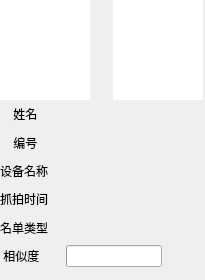
<?xml version="1.0" encoding="UTF-8"?>
<ui version="4.0">
 <class>Recognition</class>
 <widget class="QWidget" name="Recognition">
  <property name="geometry">
   <rect>
    <x>0</x>
    <y>0</y>
    <width>205</width>
    <height>280</height>
   </rect>
  </property>
  <property name="sizePolicy">
   <sizepolicy hsizetype="Expanding" vsizetype="Minimum">
    <horstretch>0</horstretch>
    <verstretch>0</verstretch>
   </sizepolicy>
  </property>
  <property name="minimumSize">
   <size>
    <width>200</width>
    <height>280</height>
   </size>
  </property>
  <property name="maximumSize">
   <size>
    <width>217</width>
    <height>280</height>
   </size>
  </property>
  <property name="windowTitle">
   <string>Recognition</string>
  </property>
  <property name="styleSheet">
   <string notr="true"/>
  </property>
  <layout class="QGridLayout" name="gridLayout">
   <property name="leftMargin">
    <number>0</number>
   </property>
   <property name="topMargin">
    <number>0</number>
   </property>
   <property name="rightMargin">
    <number>2</number>
   </property>
   <property name="bottomMargin">
    <number>10</number>
   </property>
   <property name="spacing">
    <number>0</number>
   </property>
   <item row="4" column="0" colspan="3">
    <layout class="QHBoxLayout" name="horizontalLayout_5">
     <item>
      <widget class="QLabel" name="label_8">
       <property name="minimumSize">
        <size>
         <width>60</width>
         <height>0</height>
        </size>
       </property>
       <property name="maximumSize">
        <size>
         <width>55</width>
         <height>16777215</height>
        </size>
       </property>
       <property name="text">
        <string>抓拍时间</string>
       </property>
      </widget>
     </item>
     <item>
      <widget class="QLabel" name="label_Time">
       <property name="styleSheet">
        <string notr="true"/>
       </property>
       <property name="text">
        <string/>
       </property>
      </widget>
     </item>
    </layout>
   </item>
   <item row="3" column="0" colspan="3">
    <layout class="QHBoxLayout" name="horizontalLayout_3">
     <item>
      <widget class="QLabel" name="label_6">
       <property name="minimumSize">
        <size>
         <width>60</width>
         <height>0</height>
        </size>
       </property>
       <property name="maximumSize">
        <size>
         <width>55</width>
         <height>16777215</height>
        </size>
       </property>
       <property name="text">
        <string>设备名称</string>
       </property>
      </widget>
     </item>
     <item>
      <widget class="QLabel" name="label_Device">
       <property name="styleSheet">
        <string notr="true"/>
       </property>
       <property name="text">
        <string/>
       </property>
      </widget>
     </item>
    </layout>
   </item>
   <item row="0" column="2">
    <widget class="QLabel" name="label_Lib">
     <property name="minimumSize">
      <size>
       <width>90</width>
       <height>100</height>
      </size>
     </property>
     <property name="maximumSize">
      <size>
       <width>90</width>
       <height>100</height>
      </size>
     </property>
     <property name="styleSheet">
      <string notr="true">background-color: rgb(255, 255, 255);</string>
     </property>
     <property name="text">
      <string/>
     </property>
     <property name="pixmap">
      <pixmap>:/res/SoftIcon/User.png</pixmap>
     </property>
     <property name="scaledContents">
      <bool>true</bool>
     </property>
    </widget>
   </item>
   <item row="1" column="0" colspan="3">
    <layout class="QHBoxLayout" name="horizontalLayout">
     <item>
      <widget class="QLabel" name="label_4">
       <property name="minimumSize">
        <size>
         <width>60</width>
         <height>0</height>
        </size>
       </property>
       <property name="maximumSize">
        <size>
         <width>55</width>
         <height>16777215</height>
        </size>
       </property>
       <property name="text">
        <string>    姓名</string>
       </property>
      </widget>
     </item>
     <item>
      <widget class="QLabel" name="label_Name">
       <property name="styleSheet">
        <string notr="true"/>
       </property>
       <property name="text">
        <string/>
       </property>
      </widget>
     </item>
    </layout>
   </item>
   <item row="2" column="0" colspan="3">
    <layout class="QHBoxLayout" name="horizontalLayout_2">
     <item>
      <widget class="QLabel" name="label_5">
       <property name="minimumSize">
        <size>
         <width>60</width>
         <height>0</height>
        </size>
       </property>
       <property name="maximumSize">
        <size>
         <width>55</width>
         <height>16777215</height>
        </size>
       </property>
       <property name="text">
        <string>    编号</string>
       </property>
      </widget>
     </item>
     <item>
      <widget class="QLabel" name="label_Number">
       <property name="styleSheet">
        <string notr="true"/>
       </property>
       <property name="text">
        <string/>
       </property>
      </widget>
     </item>
    </layout>
   </item>
   <item row="0" column="0">
    <widget class="ClickedLabel" name="label_pic">
     <property name="sizePolicy">
      <sizepolicy hsizetype="Preferred" vsizetype="Preferred">
       <horstretch>80</horstretch>
       <verstretch>100</verstretch>
      </sizepolicy>
     </property>
     <property name="minimumSize">
      <size>
       <width>90</width>
       <height>100</height>
      </size>
     </property>
     <property name="maximumSize">
      <size>
       <width>90</width>
       <height>100</height>
      </size>
     </property>
     <property name="styleSheet">
      <string notr="true">background-color: rgb(255, 255, 255);</string>
     </property>
     <property name="text">
      <string/>
     </property>
     <property name="pixmap">
      <pixmap>:/res/SoftIcon/User.png</pixmap>
     </property>
     <property name="scaledContents">
      <bool>true</bool>
     </property>
    </widget>
   </item>
   <item row="5" column="0" colspan="3">
    <layout class="QHBoxLayout" name="horizontalLayout_4">
     <item>
      <widget class="QLabel" name="label_7">
       <property name="minimumSize">
        <size>
         <width>60</width>
         <height>0</height>
        </size>
       </property>
       <property name="maximumSize">
        <size>
         <width>55</width>
         <height>16777215</height>
        </size>
       </property>
       <property name="text">
        <string>名单类型</string>
       </property>
      </widget>
     </item>
     <item>
      <widget class="QLabel" name="label_Type">
       <property name="styleSheet">
        <string notr="true"/>
       </property>
       <property name="text">
        <string/>
       </property>
      </widget>
     </item>
    </layout>
   </item>
   <item row="6" column="0" colspan="3">
    <layout class="QHBoxLayout" name="horizontalLayout_6">
     <item>
      <widget class="QLabel" name="label_16">
       <property name="minimumSize">
        <size>
         <width>60</width>
         <height>0</height>
        </size>
       </property>
       <property name="maximumSize">
        <size>
         <width>55</width>
         <height>16777215</height>
        </size>
       </property>
       <property name="text">
        <string> 相似度</string>
       </property>
      </widget>
     </item>
     <item>
      <widget class="QProgressBar" name="progressBar">
       <property name="font">
        <font>
         <stylestrategy>PreferDefault</stylestrategy>
        </font>
       </property>
       <property name="focusPolicy">
        <enum>Qt::NoFocus</enum>
       </property>
       <property name="contextMenuPolicy">
        <enum>Qt::NoContextMenu</enum>
       </property>
       <property name="value">
        <number>0</number>
       </property>
       <property name="textVisible">
        <bool>false</bool>
       </property>
       <property name="textDirection">
        <enum>QProgressBar::TopToBottom</enum>
       </property>
      </widget>
     </item>
     <item>
      <widget class="QLabel" name="label_progress">
       <property name="minimumSize">
        <size>
         <width>35</width>
         <height>0</height>
        </size>
       </property>
       <property name="text">
        <string/>
       </property>
      </widget>
     </item>
    </layout>
   </item>
   <item row="0" column="1">
    <spacer name="horizontalSpacer">
     <property name="orientation">
      <enum>Qt::Horizontal</enum>
     </property>
     <property name="sizeHint" stdset="0">
      <size>
       <width>40</width>
       <height>20</height>
      </size>
     </property>
    </spacer>
   </item>
  </layout>
 </widget>
 <layoutdefault spacing="6" margin="11"/>
 <customwidgets>
  <customwidget>
   <class>ClickedLabel</class>
   <extends>QLabel</extends>
   <header>clickedlabel.h</header>
  </customwidget>
 </customwidgets>
 <resources>
  <include location="res.qrc"/>
 </resources>
 <connections/>
</ui>
